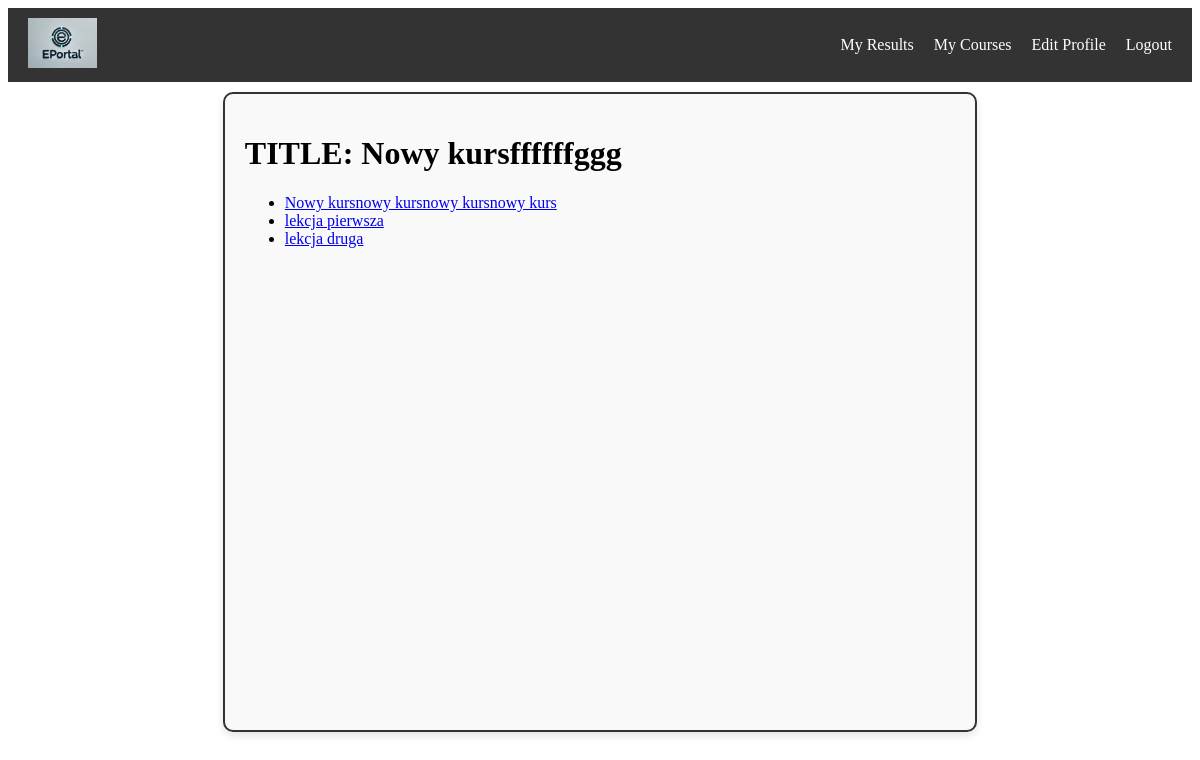
The app's page /course/show_lessons/26 (signed in) with its own data.
### course/models.py (models this page shows, shortened)
class Course(models.Model):
    TAG_CHOICES = (
        ("beginner", "Beginner"),
        ("intermediate", "Intermediate"),
        ("advanced", "Advanced"),
    )
    author = models.ForeignKey(CustomUser, on_delete=models.SET_NULL, null=True, blank=True)
    title = models.CharField(unique=True, max_length=70, validators=[validate_capitalize])
    description = models.TextField(null=True, blank=True)
    tag = models.CharField(max_length=12, choices=TAG_CHOICES, default="beginner")
    created = models.DateTimeField(auto_now_add=True)
    isPublic = models.BooleanField(default=False)

class Lesson(models.Model):
    course = models.ForeignKey(Course, on_delete=models.CASCADE, null=True, blank=True)
    title = models.CharField(max_length=70, validators=[validate_capitalize])
    description = models.TextField(null=True, blank=True)

### course/views.py (the view)
# urls.py: path("show_lessons/<str:course_pk>", views.show_lessons, name="show_lessons"),
@student_required
def show_lessons(request, course_pk):
    course = get_object_or_404(Course, pk=course_pk)
    if not Enrollment.objects.filter(user=request.user, course=course).exists():
        raise PermissionDenied
    lessons = course.lesson_set.all()
    context = {"course": course, "lessons": lessons}
    return render(request, "course/show_lessons.html", context)

### eportal/context_processors.py (called while the page is built, shortened)
def nav_links(request):
    if request.user.role == "student":
        return {
            "nav_links": [
                {
                    "name": "My Results",
                    "url": "my_results",
                },
                {
                    "name": "My Courses",
                    "url": "my_courses",
                },
                {"name": "Edit Profile", "url": "edit_user"},
                {"name": "Logout", "url": "logout"},
            ]
        }

### course/templates/course/show_lessons.html (shortened to what this page needs)
{% extends 'main.html' %}
{% block content %}
    <h1>TITLE: {{ course.title }}</h1>
    <ul>
        {% for lesson in lessons %}
            <li><a href="{% url 'show_lesson' lesson.id %}">{{ lesson.title }}</a></li>
        {% endfor %}
    </ul>
{% endblock content %}

### records on screen
Course: title "Nowy kursffffffggg"
Lesson: title "Nowy kursnowy kursnowy kursnowy kurs"
Lesson: title "lekcja pierwsza"
Lesson: title "lekcja druga"

### other values on screen
{{ link.name }} "My Results" "My Courses" "Edit Profile" "Logout"
